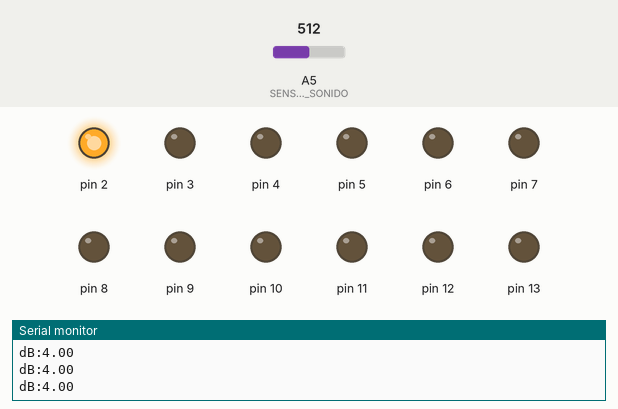
Bench run of a sketch on a simulated Arduino Uno, built with avr-gcc and run on an emulated ATmega328P. On the bench: output pins drawn as LEDs (lit = HIGH), the last lines printed to the serial monitor. Inputs (shaded band) come from the test bench; at power-on: A5 (SENSOR_SONIDO) = 512.

Above: at 1.2 s.
1.3 s: A5 (SENSOR_SONIDO) set to 488
At 1.9 s:
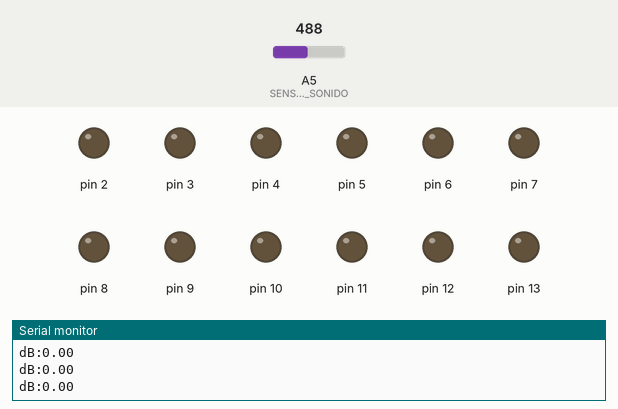
2.8 s: A5 (SENSOR_SONIDO) set to 306
At 4.0 s:
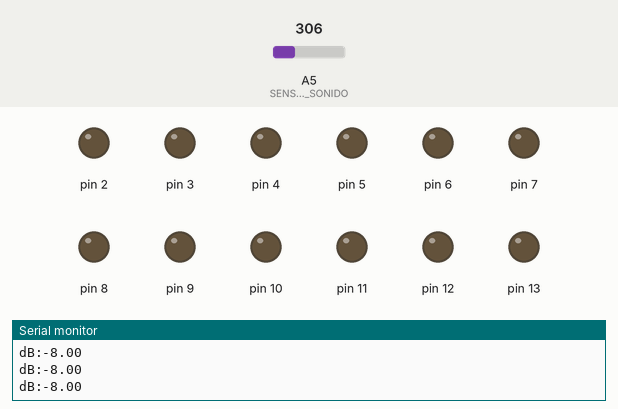
4.3 s: A5 (SENSOR_SONIDO) set to 511
At 5.4 s:
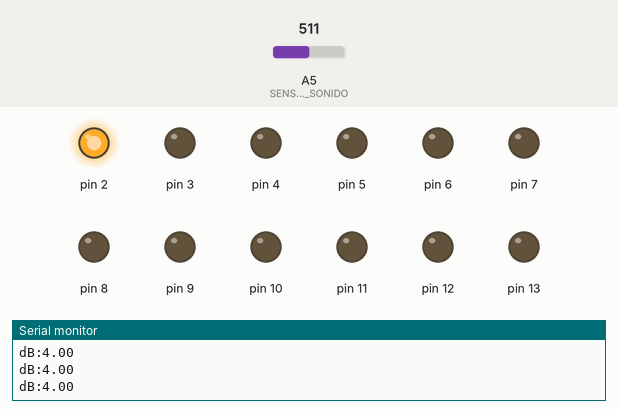
5.8 s: A5 (SENSOR_SONIDO) set to 562
7.3 s: A5 (SENSOR_SONIDO) set to 588
At 8.4 s:
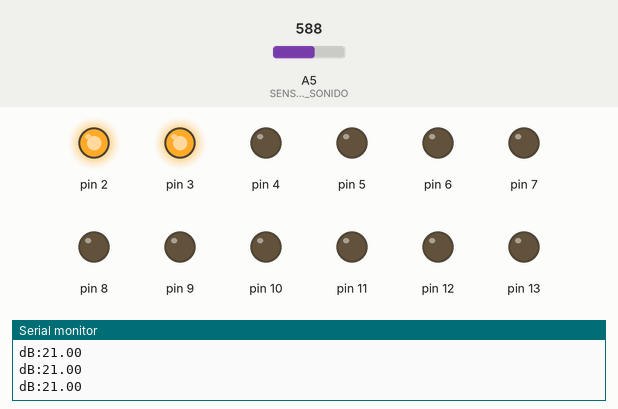
8.8 s: A5 (SENSOR_SONIDO) set to 440
At 10.2 s:
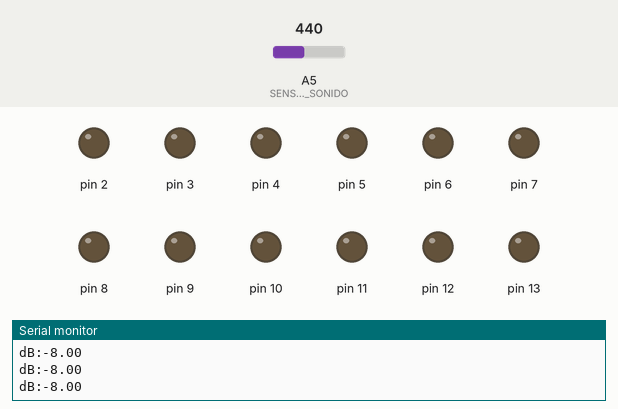
Timing chart, 0 to 11.3 s (numbered marks = the images above; inputs shaded):
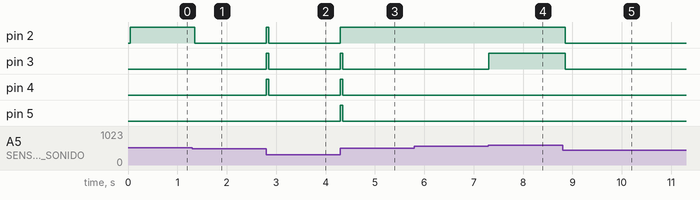

Measured:
- the behaviour switches between 504 and 503 on A5 (SENSOR_SONIDO) (found by bisection; images 0 and 1)
- the behaviour switches between 571 and 572 on A5 (SENSOR_SONIDO) (found by bisection; images 3 and 4)
- after the input at 1.3 s, pin 2: HIGH → LOW after 0.05 s
- after the input at 2.8 s, pin 2–4: LOW → HIGH at once, → LOW 0.05 s later
- after the input at 4.3 s, pin 2: LOW → HIGH at once; pin 3–5: LOW → HIGH at once, → LOW 0.05 s later
- after the input at 7.3 s, pin 3: LOW → HIGH at once
- after the input at 8.8 s, pin 2, pin 3: HIGH → LOW after 0.05 s

The sketch:

PDI.ino
```cpp
//=============================================================================
// TFG BREVE: Medidor de decibelios
// Diego Horacio Socas Castro
//=============================================================================

//Pin al que esta conectado el sensor de sonido
#define SENSOR_SONIDO A5

//Tamaño de la ventana para tomar muestras (Se toman muestras durante 50ms)
#define MUESTRAS_T 50

//Valores minimos y máximos que toma el sensor
#define MIN_SENSOR 40
#define MAX_SENSOR 450

//Valores minimos y maximos de dB
#define MIN_DB 0
#define MAX_DB 90

//Numero de LEDs usados
#define NUM_LEDS 12
#define UMBRAL 10

//Valor leido del sensor de sonido
unsigned int senal_valor = 0;

//valor max y min del sensor durante la ventana de muestreo
unsigned int senal_max;
unsigned int senal_min;

//Rango del valor leido del sensor durante al ventana de muestreo (max - min)
float rango;

//Valor de dB
float db;

//Numero de led a encender
int led;

void setup() {

  Serial.begin(9600);

  //Se definen los pines como pines de salida
  for (int i = 2; i <= NUM_LEDS + 1; i++){
    pinMode(i, OUTPUT);
  }

}

void loop() {

  //Se resetean las variables
  senal_max = MIN_SENSOR;
  senal_min = MAX_SENSOR;
  rango = 0;

  //Comienza la ventana de muestreo
  unsigned long t_comienzo= millis();

  while (millis() - t_comienzo < MUESTRAS_T) {

    //Se lee el valor del sensor de sonido
    senal_valor = analogRead(SENSOR_SONIDO);

    //Se almacena el maximo del valor leido durante este tiempo
    if (senal_valor > senal_max){
      senal_max = senal_valor;
    }

    //Se almacena el minimo valor leido durante este tiempo
    else if (senal_valor < senal_min){
      senal_min = senal_valor;
    }

  }

  //Se calcula la diferencia entre el maximo y el minimo
  rango = senal_max - senal_min;

  //Se mapea el valor del rango entre 0 y 90
  db = map(rango, MIN_SENSOR, MAX_SENSOR, MIN_DB, MAX_DB);

  //Se mapea el valor de los dB para encender el led que le corresponde
  led = map(db, MIN_DB + UMBRAL , MAX_DB , 2, NUM_LEDS + 1);

  //Se encienden los LEDs menores e igual al valor de led
  //si led = 5, se encienden los LEDs 5, 4, 3, 2 y 1
  for (int i = led; i >= 2; i--){
    digitalWrite(i, HIGH);
  }

  //Se encienden los LEDs menores e igual al valor de led
  //si led = 5, se apagan los LEDs del 6 hasta el 12
  for(int i = led+1; i <= NUM_LEDS + 1; i++){
    digitalWrite(i, LOW);
  }

  //Imprime dB para visualizar en el plotter
  Serial.print("dB:");
  Serial.println(db);

}
```
